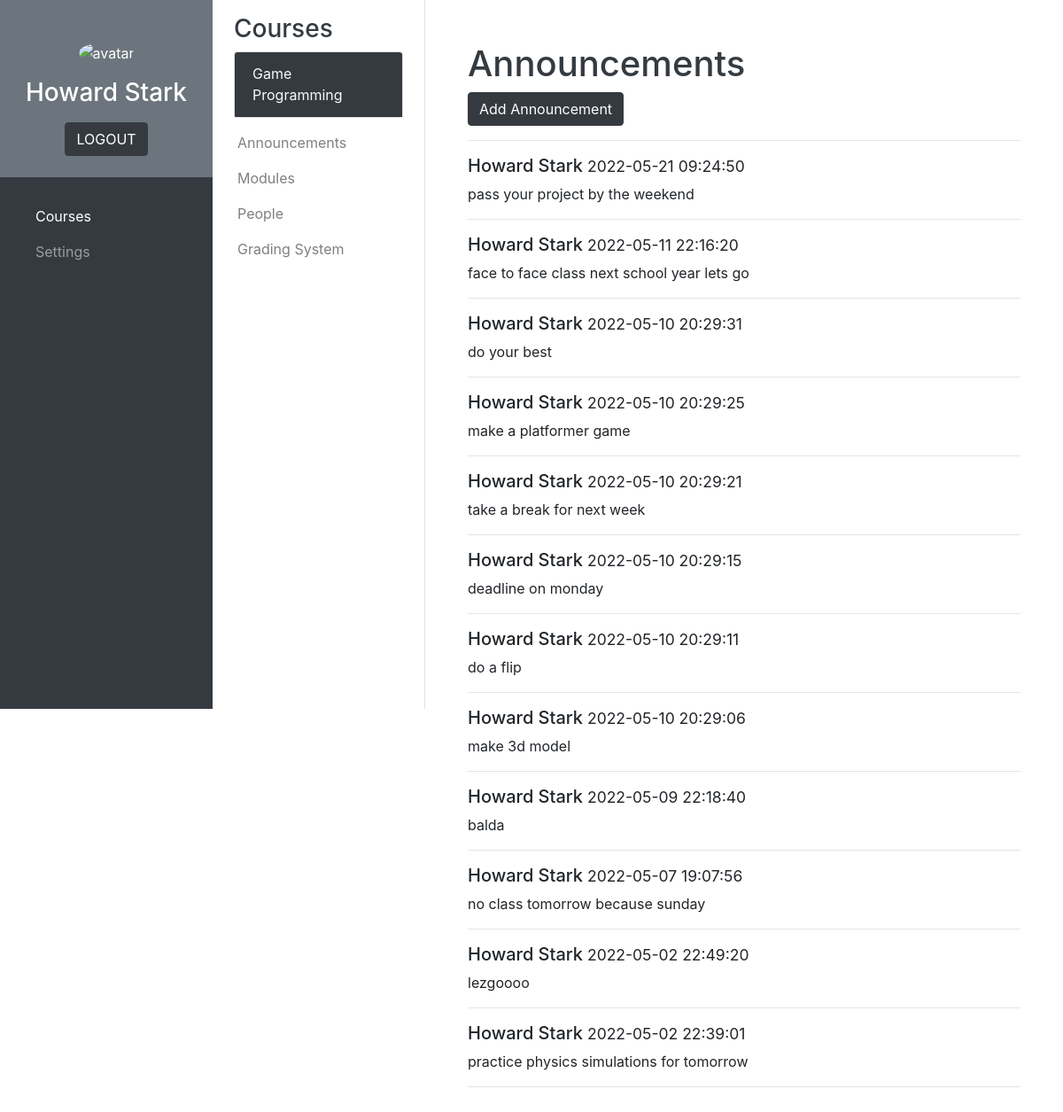
Page /courses/teacher/teacher_announcements.php?course=2 (signed in) on the committed database.
### tables this page shows
CREATE TABLE `courses` (
  `Course_number` int(11) NOT NULL,
  `Course_name` varchar(50) NOT NULL
);

CREATE TABLE `announcements` (
  `announcement_reference_number` int(11) NOT NULL,
  `Course_number` int(11) NOT NULL,
  `Date_posted` datetime NOT NULL,
  `Announcement_content` varchar(8000) NOT NULL
);

### php_scripts/connect.php (called while the page is built, shortened)
<?php
    $servername = "localhost";
    $username = "root";
    $password = "";
    $db = "school_management_db";
    $conn = new mysqli($servername, $username, $password, $db);
    function sql($comm) {
        global $conn;
        $result = $conn->query($comm);
        return $result;
    }
?>

### courses/teacher/teacher_announcements.php (the view, shortened to what this page needs)
<?php
    include('../../php_scripts/connect.php');
?>
<!DOCTYPE html>
<html lang="en">
    <head>
        <link rel="stylesheet" href="https://cdn.jsdelivr.net/npm/bootstrap@4.6.1/dist/css/bootstrap.min.css">
        <link rel="stylesheet" href="../../css/styles.css">
    </head>
    <body>
        <?php include('../courses_main_sidebar.php'); ?>
        <?php include('../courses_sub_sidebar_teacher.php'); ?>
        <main>
            <div id="announcements" class="container-fluid p-5">
                <?php
                    if (!isset($_GET['course'])) {
                        echo "<h1 class=\"text-dark\">Select Course</h1>";
                    }
                    else {
                        echo "
                            <h1 class=\"text-dark\">Announcements</h1>
                            <button type=\"button\" class=\"btn btn-dark\" data-toggle=\"modal\" data-target=\"#announcement-modal\">Add Announcement</button>
                            <hr>
                            <div class=\"modal fade\" id=\"announcement-modal\">
                                <div class=\"modal-dialog\">
                                    <div class=\"modal-content\">
                                        <div class=\"modal-header\">
                                            <h4 class=\"modal-title\">Add Announcement</h4>
                                            <button type=\"button\" class=\"close\" data-dismiss=\"modal\">&times;</button>
                                        </div>
                                        <form action=\"../../php_scripts/courses_scripts/add_announcement.php\" method=\"post\">
                                            <input type=\"hidden\" id=\"course-number\" name=\"course-number\" value=\"" . $_GET['course'] . "\">
                                            <div class=\"modal-body\">
                                                <div class=\"form-group\">
                                                    <textarea name=\"announcement-content\" value=\"announcement-content\" class=\"form-control\" rows=\"5\" id=\"announcement-content\"></textarea>
                                                </div>
                                            </div>
                                            <div class=\"modal-footer\">
                                                <button type=\"submit\" name=\"add-announcement\" value=\"add-announcement\" class=\"btn btn-dark\" id=\"add-announcement\">Submit</button>
                                            </div>
                                        </form>
                                    </div>
                                </div>
                            </div>
                            <div id=\"content\">
                        ";
                        $course_number = $_GET['course'];
                        $announcements = sql("SELECT Date_posted, Announcement_content FROM announcements WHERE Course_number = $course_number ORDER BY Date_posted DESC");
                        if ($announcements->num_rows > 0) {
                            while ($row = $announcements->fetch_assoc()) {
                                echo "<h5>" . $_SESSION['first_name'] . " " . $_SESSION['family_name'] . "<small> " . $row["Date_posted"] . "</small></h5>";
                                echo "<p>" . $row["Announcement_content"] . "</p>";
                                echo "<hr>";
                            }
                        }
                        echo "</div>";
                    }
                ?>
            </div>
        </main>
    </body>
</html>

### courses/courses_sub_sidebar_teacher.php (shortened to what this page needs)
<?php
    if (!isset($_GET['course'])) {
        $courses_sb_selected_number = null;
        $courses_sb_selected_name = "No Course Selected";
    }
    else {
        $courses_sb_selected_number = $_GET['course'];
        $result = sql("SELECT Course_name FROM courses WHERE Course_number = $courses_sb_selected_number");
        if ($result->num_rows == 1) {
            $row = $result->fetch_assoc();
            $courses_sb_selected_name = $row["Course_name"];
        }
    }
?>
<div class="bg-white border-right sub-sidebar">
    <div class="container pt-3 px-4">
        <h3 class="text-dark">Courses</h3>
        <div class="card">
            <div class="card-header bg-dark">
                <a class="card-link text-light" data-toggle="collapse" href="#courseDropdownMenu"><?php echo $courses_sb_selected_name?></a>
            </div>
        </div>
    </div>
    <div class="px-1 pb-1">
        <nav class="navbar navbar-expand-lg navbar-light">
            <ul class="navbar-nav flex-column">
                <li class="nav-item"><a href="teacher_announcements.php?course=<?php echo $courses_sb_selected_number?>" class="nav-link<?php if ($courses_sb_selected_number == null) { echo " disabled"; }?>">Announcements</a></li>
                <li class="nav-item"><a href="teacher_modules.php?course=<?php echo $courses_sb_selected_number?>" class="nav-link<?php if ($courses_sb_selected_number == null) { echo " disabled"; }?>">Modules</a></li>
                <li class="nav-item"><a href="teacher_people.php?course=<?php echo $courses_sb_selected_number?>" class="nav-link<?php if ($courses_sb_selected_number == null) { echo " disabled"; }?>">People</a></li>
                <li class="nav-item"><a href="teacher_grading_system.php?course=<?php echo $courses_sb_selected_number?>" class="nav-link<?php if ($courses_sb_selected_number == null) { echo " disabled"; }?>">Grading System</a></li>
            </ul>
        </nav>
    </div>
</div>

### css/styles.css (style rules this page uses)
.sub-sidebar { position: fixed; top: 0; left: 240px; width: 240px; height: 100vh; }
main { margin-left: 480px; }

### rows in the picture
courses: Course_name "Game Programming"
announcements: Date_posted "2022-05-21 09:24:50", Announcement_content "pass your project by the weekend"
announcements: Date_posted "2022-05-11 22:16:20", Announcement_content "face to face class next school year lets go"
announcements: Date_posted "2022-05-10 20:29:31", Announcement_content "do your best"
announcements: Date_posted "2022-05-10 20:29:25", Announcement_content "make a platformer game"
announcements: Date_posted "2022-05-10 20:29:21", Announcement_content "take a break for next week"
announcements: Date_posted "2022-05-10 20:29:15", Announcement_content "deadline on monday"
announcements: Date_posted "2022-05-10 20:29:11", Announcement_content "do a flip"
announcements: Date_posted "2022-05-10 20:29:06", Announcement_content "make 3d model"
announcements: Date_posted "2022-05-09 22:18:40", Announcement_content "balda"
announcements: Date_posted "2022-05-07 19:07:56", Announcement_content "no class tomorrow because sunday"
announcements: Date_posted "2022-05-02 22:49:20", Announcement_content "lezgoooo"
announcements: Date_posted "2022-05-02 22:39:01", Announcement_content "practice physics simulations for tomorrow"

### other values in the picture
$_SESSION['first_name'] "Howard"
$_SESSION['family_name'] "Stark"
